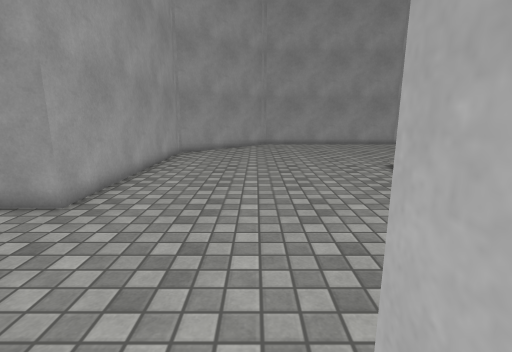
[1] (above)

14 first-person views from a walk through a scene from a Unity 3-D project. The camera is 1.3 m above the floor, tilts 12° down and sees 85° across. The floor is counted in squares, 0.5 m on a side. Each view is taken from the middle of a square. On the plan, view 1 faces up. The plan holds only what a view shows up to about 19 squares ahead; the rest is blank. The place goes on beyond the plan. The player is left out. Surface patterns are stand-ins for the level's own textures.

[2]
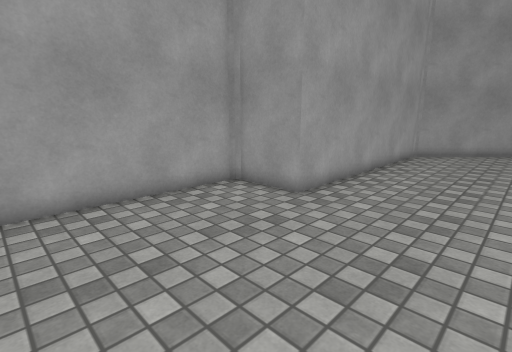

[3]
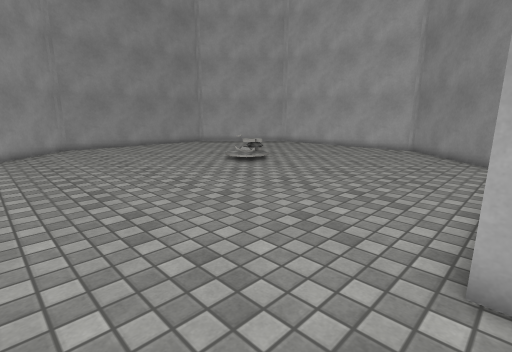

[4]
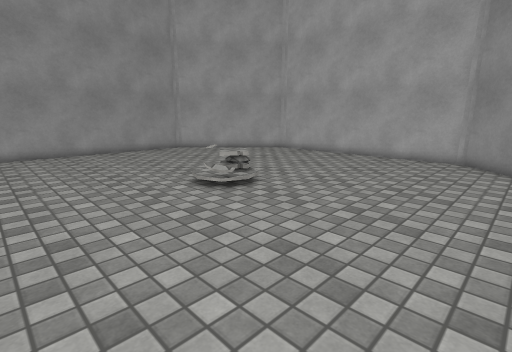

[5]
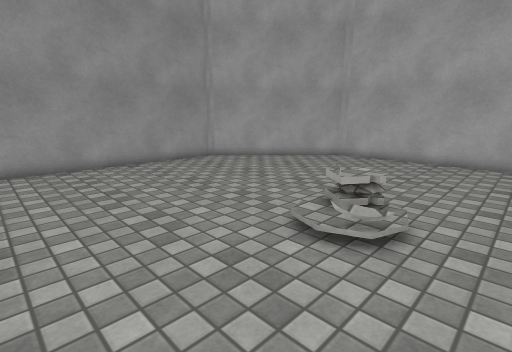

[6]
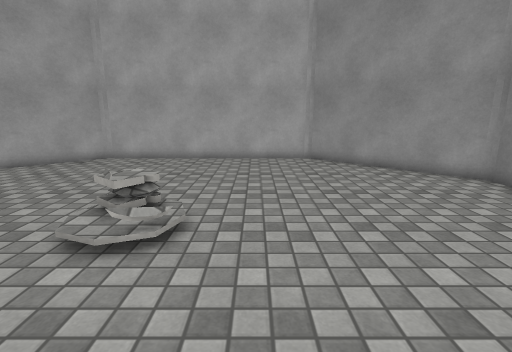

[7]
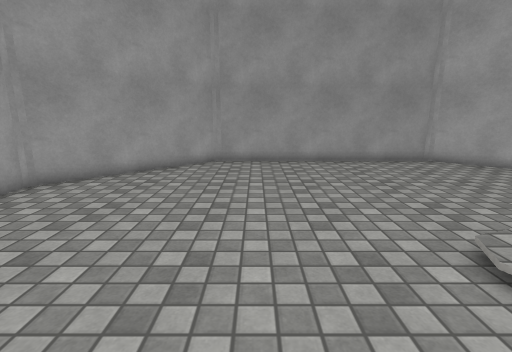

[8]
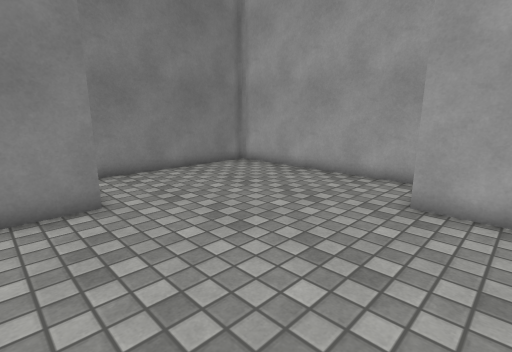

[9]
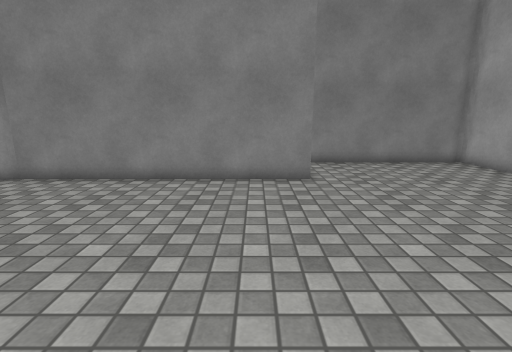

[10]
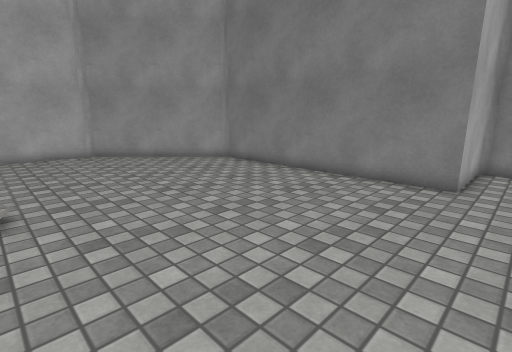

[11]
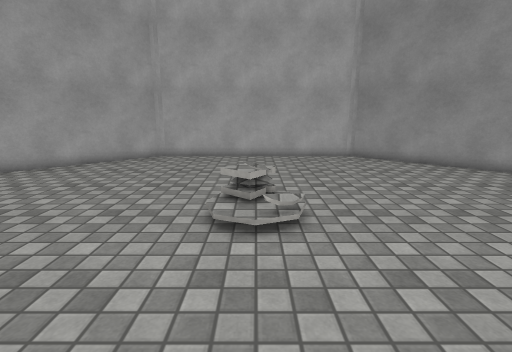

[12]
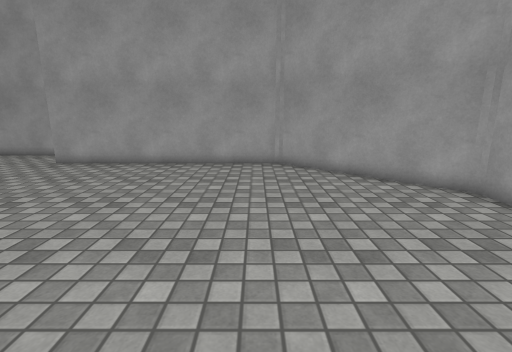

[13]
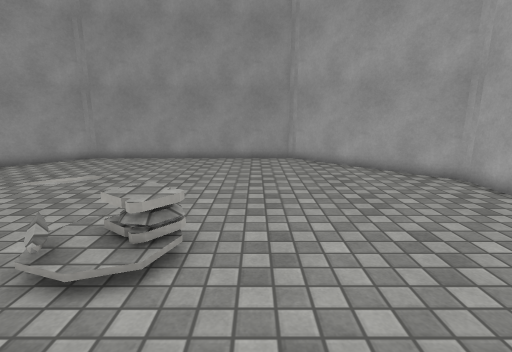

[14]
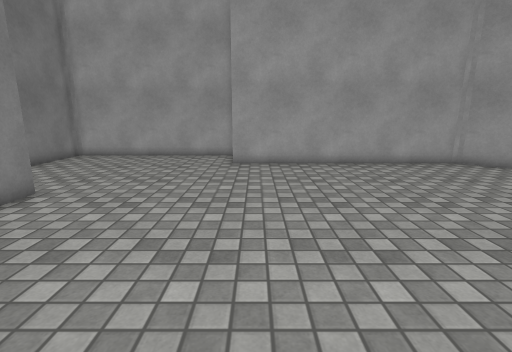

### Floor plan
Points are (right, up) in squares from view 1. A wall is a line through its corners. A room is listed if a view was taken in it or the views show most of it. See-through windows are left out.
Room 1 (views 1, 2, 3, 4, 5, 6, 7, 8, 9, 10, 11, 12, 13, 14)
walls: (-8.9, 7.5) (-8.9, -2.9); (0.7, -2.8) (0.7, 1.4) (13.3, 1.4) (19.6, 7.7) (19.6, 20.3) (13.3, 26.6) (0.7, 26.6) (-5.6, 20.3) (-5.6, 7.7) (-8.6, 7.7); (-8.6, -3.1) (0.4, -3.1)
low walls: (7.4, 13.9) (7, 13.7) (6.8, 14); (7.8, 14.1) (7.3, 13.8); (8.1, 14.3) (7.7, 14)

Where each view was taken, in squares from view 1:
view 1: 0 up, 0 right, facing up
view 2: 0 up, 0 right, facing up-left
view 3: 1 up, 4 left, facing up-right
view 4: 5 up, 1 right, facing up-right
view 5: 11 up, 2 right, facing up-right
view 6: 11 up, 2 right, facing right
view 7: 10 up, 3 right, facing up
view 8: 10 up, 3 right, facing down-left
view 9: 13 up, 3 right, facing down
view 10: 13 up, 1 left, facing down-right
view 11: 14 up, 1 right, facing right
view 12: 19 up, 10 right, facing left
view 13: 9 up, 11 right, facing up
view 14: 9 up, 10 right, facing left
